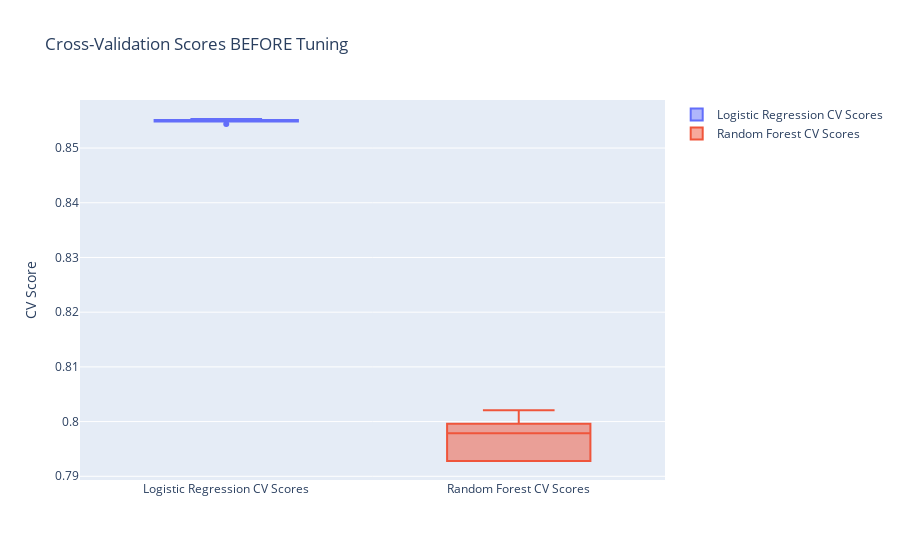

The notebook cell this image was saved under:
### Markdown cell above
## 10. Visualize Cross-Validation Scores
Visualizes the cross-validation scores for logistic regression and random forest models to compare their performance.

### Code cell
# Clear identification and rationale for evaluation metrics
'''We use accuracy and F1-score for evaluating models. Accuracy gives an overall performance measure, 
while F1-score balances precision and recall, which is important for imbalanced datasets.'''
# Visualizing cross-validation scores BEFORE tuning
fig_cv = go.Figure()
fig_cv.add_trace(go.Box(y=lr_cv_scores, name='Logistic Regression CV Scores'))
fig_cv.add_trace(go.Box(y=rf_cv_scores, name='Random Forest CV Scores'))

fig_cv.update_layout(
    title="Cross-Validation Scores BEFORE Tuning",
    yaxis_title="CV Score"
)

fig_cv.show()

### Figure 1 — Plotly figure (JSON) as saved in the notebook; plotly's stock layout.template omitted (floating-point values rounded to 4 significant figures)
{"data": [{"name": "Logistic Regression CV Scores", "type": "box", "y": [0.8551, 0.8553, 0.855, 0.855, 0.8544]}, {"name": "Random Forest CV Scores", "type": "box", "y": [0.8021, 0.7979, 0.7928, 0.7928, 0.7987]}], "layout": {"title": {"text": "Cross-Validation Scores BEFORE Tuning"}, "yaxis": {"title": {"text": "CV Score"}}}}
